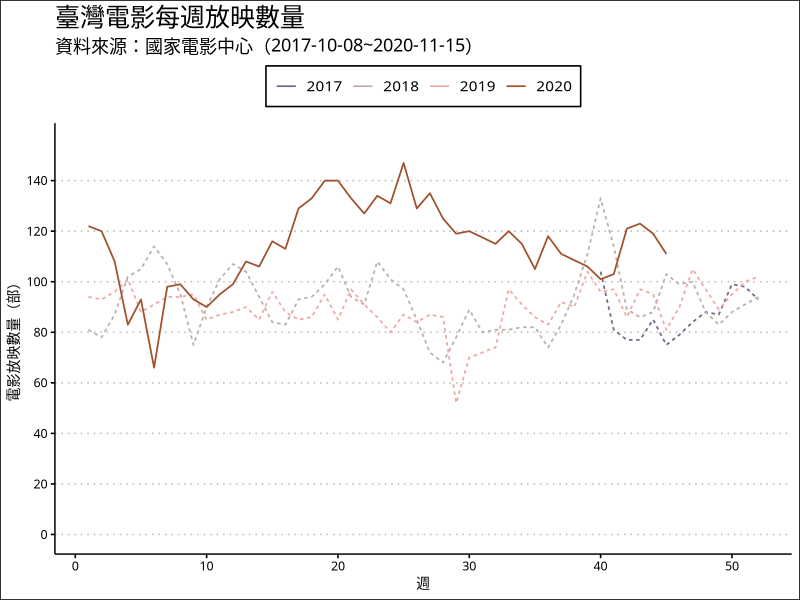

The R script that drew this image: (Note: this script raises an error after producing the figure.)
## ---- chunk 1
knitr::opts_chunk$set(echo = TRUE, results = 'hold', comment = '#>', error = TRUE)
## ---- chunk 2
### 這邊不要動
library(tidyverse)
library(lubridate)
library(ggthemes)

df_movie_raw <- read_csv("data/AS04/movie_tickerts_2017_2020.csv")
### 給你看資料長這樣
df_movie_raw %>% glimpse()
## ---- chunk 3
### your code
df_movie_raw %>% 
  mutate(year = year(`start_date`), week = week(`start_date`)) %>%
  select(year, week, everything()) %>%
  mutate(`中文片名` = str_remove_all(`中文片名`, " |　")) %>%
  mutate(`中文片名` = str_replace_all(`中文片名`, " ！", "!")) %>%
  group_by(year, week) %>%
  summarise(`放映數量` = n_distinct(`中文片名`)) %>%
  filter(year >= 2017) %>%
  ungroup() %>%
  mutate(year_flag = fct_relevel(if_else(year == 2020, "2020上映", "非2020上映"), "2020上映")) %>%
  ungroup() %>%
  mutate(yw = str_c(year, week, sep = "_"), year = as.factor(year)) %>%
  ggplot(aes(x = week, y = `放映數量`, color = year, group = year, linetype = year_flag)) +
  geom_line(size = 0.6) + 
  scale_color_manual(values = c("#736886", "#BDAEAE", "#ECA9A5", "#A0522D")) +
  scale_x_continuous(limits = c(1,52)) +
  scale_y_continuous(limits = c(0,155), breaks = seq(0,140,20)) +
  labs(title="臺灣電影每週放映數量",
       subtitle = "資料來源：國家電影中心（2017-10-08~2020-11-15）",
        x ="週", y = "電影放映數量（部）") +
  theme_clean() +
  scale_linetype(guide = "none") +
  theme(legend.position="top", legend.title = element_blank()) +
  theme(plot.title = element_text(family = "Noto Sans CJK TC Medium", face = "plain", size = 18),
        # legend.title = element_text(family = "Noto Sans CJK TC Medium", face = "plain"), 
        legend.text = element_text(family = "Noto Sans CJK TC Medium", face = "plain"), 
        text = element_text(family = "Noto Sans CJK TC Medium"))
### your result should be
# 自己畫就好唷

## ---- chunk 4
knitr::include_graphics('data/AS04/plot_01.jpg')
## ---- chunk 5
### your code
df_movie_raw %>% 
  filter(`國別地區` == "中華民國") %>%
  mutate(year = year(`start_date`)) %>%
  mutate(`中文片名` = str_remove_all(`中文片名`, " |　")) %>%
  mutate(`中文片名` = str_replace_all(`中文片名`, " ！", "!")) %>%
  group_by(year) %>%
  summarise(`銷售票數` = sum(`銷售票數`),
            `銷售金額` = sum(`銷售金額`)) %>%
  filter(year >= 2018) %>%
  ungroup() %>%
  mutate(country_flag = "國片銷售票房") %>%
  bind_rows(
    df_movie_raw %>% 
      mutate(year = year(`start_date`)) %>%
      mutate(`中文片名` = str_remove_all(`中文片名`, " |　")) %>%
      mutate(`中文片名` = str_replace_all(`中文片名`, " ！", "!")) %>%
      group_by(year) %>%
      summarise(`銷售票數` = sum(`銷售票數`),
                `銷售金額` = sum(`銷售金額`)) %>%
      filter(year >= 2018) %>%
      ungroup() %>%
      mutate(country_flag = "全部電影銷售票房")
  ) %>%
  mutate(country_flag = fct_relevel(as.factor(country_flag), "國片銷售票房")) %>%
  mutate(year = fct_reorder(as.factor(year), desc(year))) %>%
  mutate(sales_label = str_c(round((`銷售金額`/100000000), 1), "億")) %>%
  ggplot(aes(x = `year`, y = `銷售金額`, fill = country_flag)) +
  geom_col(position = position_dodge(width = 0.6), width=0.5) +
  geom_text(aes(label = sales_label), 
            position = position_dodge(width = 0.6), hjust = -0.2,
            family = "Noto Sans CJK TC Medium") +
  coord_flip() +
  scale_y_continuous(limits = c(0,8000000000), labels = scales::comma) +
  # scale_y_continuous(limits = c(0,155), breaks = seq(0,140,20)) +
  labs(title="臺灣的電影銷售票房變化",
       subtitle = "相較之下，國片受到疫情的影響比較小",
        x ="", y = "票房（新台幣/元）") +
  theme_clean() +
  theme(legend.position="top", legend.title = element_blank()) +
  theme(plot.title = element_text(family = "Noto Sans CJK TC Medium", face = "plain", size = 18),
        # legend.title = element_text(family = "Noto Sans CJK TC Medium", face = "plain"), 
        legend.text = element_text(family = "Noto Sans CJK TC Medium", face = "plain"), 
        text = element_text(family = "Noto Sans CJK TC Medium"))

### your result should be
# 自己畫就好唷

## ---- chunk 6
knitr::include_graphics('data/AS04/plot_02.jpg')
## ---- chunk 7
### your code
df_movie_raw %>% 
  filter(`國別地區` == "中華民國") %>%
  mutate(year = year(`上映日期`)) %>%
  group_by(year, `中文片名`) %>%
  summarise(`上映院數` = max(`上映院數`)) %>% 
  ungroup() %>%
  group_by(year) %>%
  summarise(`上映院數` = median(`上映院數`, na.rm = T)) %>%
  filter(year >= 2017) %>%
  mutate(year = fct_reorder(as.factor(year), desc(year))) %>%
  mutate(rank = row_number()) %>%
  ggplot(aes(x = `year`, y = `上映院數`, fill = "國片上映院數中位數")) +
  geom_col(width=0.5) +
  geom_text(aes(label = `上映院數`), 
            hjust = -0.2,
            family = "Noto Sans CJK TC Medium") +
  coord_flip() +
  scale_y_continuous(limits = c(0,22), breaks = seq(0,22,2)) +
  labs(title="國片上映院數是否有增加？",
       subtitle = "歷年國片上映院數中位數\n2018-06-13文化部發布國產電影片國內映演獎勵要點",
        x ="", y = "上映院數（家）") +
  theme_clean() +
  theme(legend.position="top", legend.title = element_blank()) +
  theme(plot.title = element_text(family = "Noto Sans CJK TC Medium", face = "plain", size = 18), 
        # legend.title = element_text(family = "Noto Sans CJK TC Medium", face = "plain"), 
        legend.text = element_text(family = "Noto Sans CJK TC Medium", face = "plain"), 
        text = element_text(family = "Noto Sans CJK TC Medium"))


### your result should be
# 自己畫就好唷

## ---- chunk 8
knitr::include_graphics('data/AS04/plot_03.jpg')
## ---- chunk 9
### your code
df_movie_raw %>% 
  filter(`國別地區` == "中華民國") %>%
  mutate(`中文片名` = str_remove_all(`中文片名`, " |　")) %>%
  mutate(`中文片名` = str_replace_all(`中文片名`, " ！", "!")) %>%
  mutate(year_flag = fct_relevel(if_else(year(`上映日期`) == 2020, "2020上映", "非2020上映"), "非2020上映")) %>%
  filter(!is.na(`上映日期`)) %>%
  group_by(`中文片名`, year_flag) %>%
  summarise(`累計銷售票數` = max(`累計銷售票數`),
            `累計銷售金額` = max(`累計銷售金額`)) %>%
  arrange(desc(`累計銷售金額`)) %>%
  ungroup() %>%
  slice(1:23) %>%
  mutate(rank = row_number()) %>%
  mutate(`中文片名` = fct_reorder(as.factor(`中文片名`), desc(rank))) %>%
  ggplot(aes(x = `中文片名`, y = `累計銷售金額`, fill = year_flag)) +
  geom_col() +
  geom_text(aes(label = scales::comma(`累計銷售金額`)), 
            position = position_dodge(width = 0.6), hjust = -0.2,
            family = "Noto Sans CJK TC Medium") +
  coord_flip() +
  scale_y_continuous(limits = c(0,300000000), labels = scales::comma) +
  labs(title="2017 ~ 2020 熱賣國片前 20 名",
       subtitle = "2020年有多部片上榜，還有 3 部片緊追在後。銷售票數最高的返校，相當於美 20 個臺灣人就有一個人看過。\n資料來源：國家電影中心（2017~2020-11-15）",
        x ="", y = "票房銷售金額（新台幣／元）") +
  theme_clean() +
  theme(legend.position="bottom", legend.title = element_blank()) +
  theme(plot.title = element_text(family = "Noto Sans CJK TC Medium", face = "plain", size = 18), 
        # legend.title = element_text(family = "Noto Sans CJK TC Medium", face = "plain"), 
        legend.text = element_text(family = "Noto Sans CJK TC Medium", face = "plain"), 
        text = element_text(family = "Noto Sans CJK TC Medium"))

### your result should be
# 自己畫就好唷

## ---- chunk 10
knitr::include_graphics('data/AS04/plot_04.jpg')
